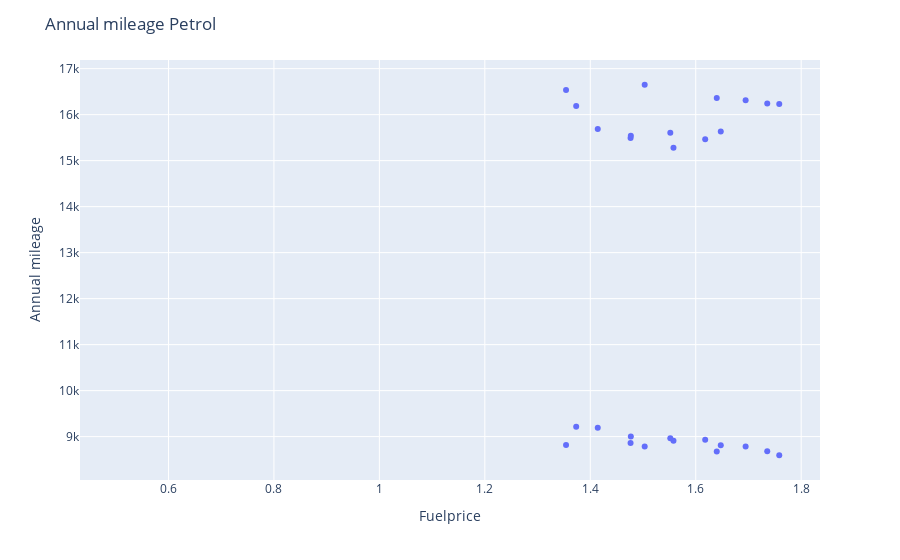

This figure's notebook cell:
### Code cell
#This code makes a scatterplot just for the petrol fuelsort
fig = px.scatter(df_traffic, x='FuelPrice', y= 'Annual mileage Petrol (km)')

#these lines of code are used to transform the layout of the graph
fig.update_layout(
    title="Annual mileage Petrol",
    xaxis_title="Fuelprice",
    yaxis_title="Annual mileage",
    
)

fig.show()

### Figure 1 — Plotly figure (JSON) as saved in the notebook; plotly's stock layout.template omitted (floating-point values rounded to 4 significant figures)
{"data": [{"hovertemplate": "FuelPrice=%{x}<br>Annual mileage Petrol (km)=%{y}<extra></extra>", "legendgroup": "", "marker": {"color": "#636efa", "symbol": "circle"}, "mode": "markers", "name": "", "orientation": "v", "showlegend": false, "type": "scatter", "x": [1.373, 1.414, 1.476, 1.354, 1.503, 1.64, 1.758, 1.736, 1.695, 1.558, 1.477, 1.552, 1.618, 1.647, 1.043, 1.06, 1.241, 1.013, 1.171, 1.348, 1.444, 1.421, 1.401, 1.23, 1.134, 1.221, 1.335, 1.356, 0.5205, 0.5383, 0.5988, 0.5095, 0.6443, 0.7004, 0.7686, 0.7317, 0.7574, 0.619, 0.5713, 0.6326, 0.6854, 0.633, 1.373, 1.414, 1.476, 1.354, 1.503, 1.64, 1.758, 1.736, 1.695, 1.558, 1.477, 1.552, 1.618, 1.647, 1.043, 1.06, 1.241, 1.013, 1.171, 1.348, 1.444, 1.421, 1.401, 1.23, 1.134, 1.221, 1.335, 1.356, 0.5205, 0.5383, 0.5988, 0.5095, 0.6443, 0.7004, 0.7686, 0.7317, 0.7574, 0.619, 0.5713, 0.6326, 0.6854, 0.633], "xaxis": "x", "y": [9217, 9191, 8859, 8817, 8786, 8679, 8595, 8682, 8783, 8909, 9005, 8965, 8930, 8810, null, null, null, null, null, null, null, null, null, null, null, null, null, null, null, null, null, null, null, null, null, null, null, null, null, null, null, null, 16190, 15686, 15493, 16534, 16650, 16361, 16233, 16241, 16314, 15282, 15541, 15606, 15465, 15634, null, null, null, null, null, null, null, null, null, null, null, null, null, null, null, null, null, null, null, null, null, null, null, null, null, null, null, null], "yaxis": "y"}], "layout": {"legend": {"tracegroupgap": 0}, "margin": {"t": 60}, "title": {"text": "Annual mileage Petrol"}, "xaxis": {"anchor": "y", "domain": [0, 1], "title": {"text": "Fuelprice"}}, "yaxis": {"anchor": "x", "domain": [0, 1], "title": {"text": "Annual mileage"}}}}
